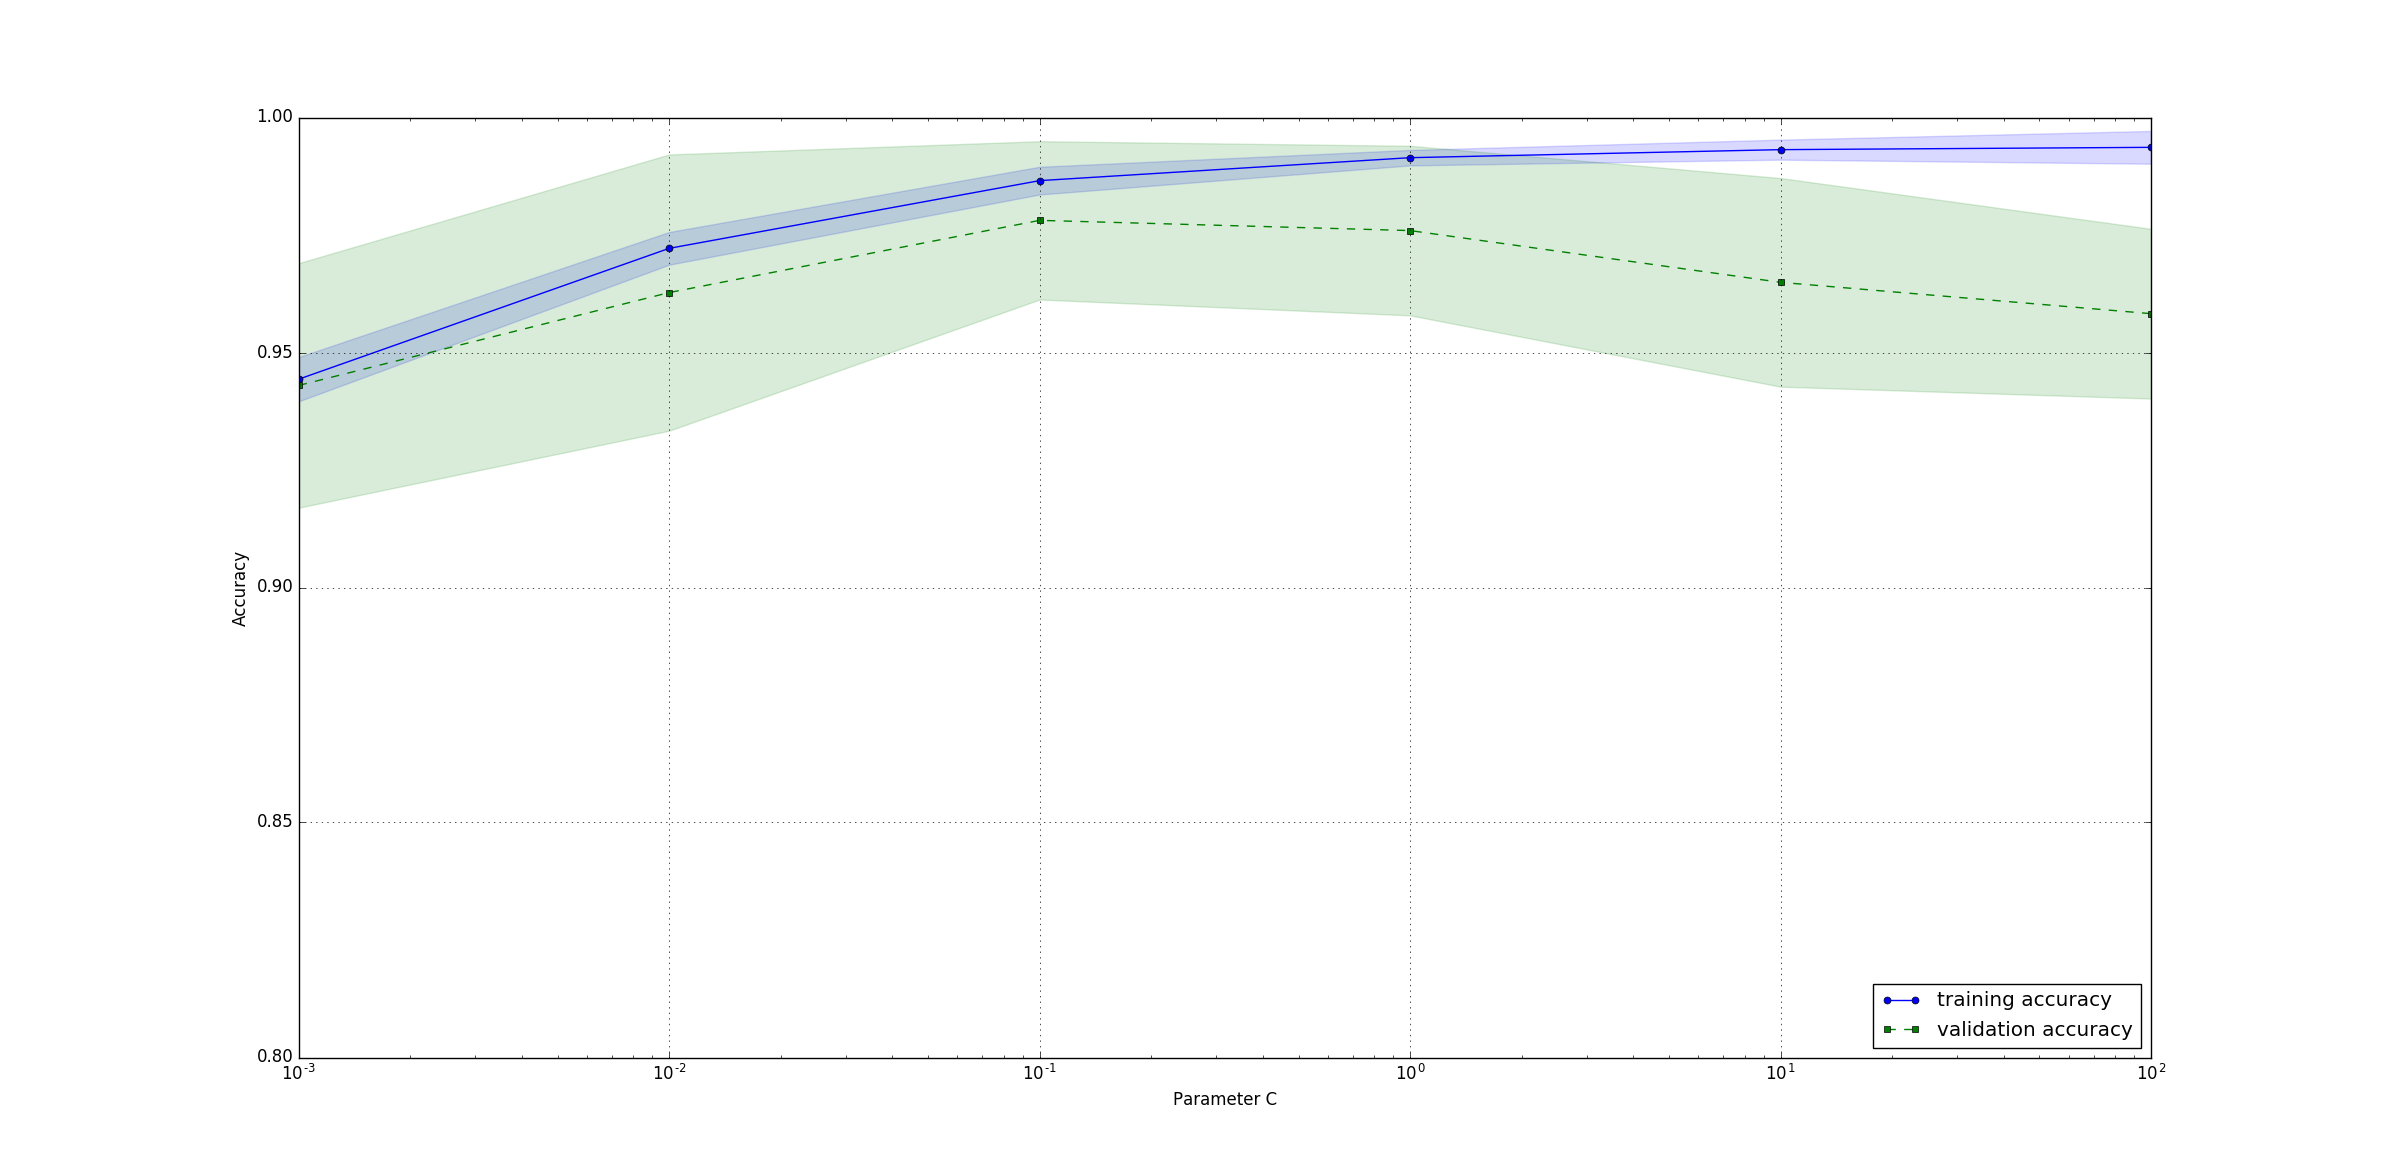

Python code for this plot:
import pandas as pd
import numpy as np
import matplotlib.pyplot as plt
from sklearn.preprocessing import LabelEncoder
from sklearn.cross_validation import train_test_split
from sklearn.preprocessing import StandardScaler
from sklearn.decomposition import PCA
from sklearn.linear_model import LogisticRegression
from sklearn.pipeline import Pipeline
from sklearn.cross_validation import StratifiedKFold
from sklearn.cross_validation import cross_val_score
from sklearn.learning_curve import learning_curve, validation_curve

# This program introduces validation curves, which are essential
# in reducing over or under fitting of the learning algorithm.

df = pd.read_csv('https://archive.ics.uci.edu/ml/machine-learning-databases'+\
        '/breast-cancer-wisconsin/wdbc.data', header=None)
X = df.loc[:, 2:].values
y = df.loc[:, 1].values

# All malignant tumors will be represented as class 1, otherwise, class 0
le = LabelEncoder()
y = le.fit_transform(y)

X_train, X_test, y_train, y_test = train_test_split(X, y, \
        test_size=0.20, random_state=1)

pipe_lr = Pipeline([('scl', StandardScaler()), \
        ('clf', LogisticRegression(penalty='l2', \
        random_state=0))])

param_range = [0.001, 0.01, 0.1, 1.0, 10.0, 100.0]
train_scores, test_scores = validation_curve( \
        estimator=pipe_lr, \
        X = X_train, \
        y = y_train, \
        param_name = 'clf__C', \
        param_range = param_range, \
        cv = 10)

train_mean = np.mean(train_scores, axis = 1)
train_std = np.std(train_scores, axis = 1)
test_mean = np.mean(test_scores, axis = 1)
test_std = np.std(test_scores, axis = 1)

plt.plot(param_range, train_mean, color='blue', \
        marker='o', markersize=5, label='training accuracy')
plt.fill_between(param_range, train_mean + train_std, \
        train_mean - train_std, alpha=0.15, color='blue')

plt.plot(param_range, test_mean, color='green', \
        linestyle='--', marker='s', markersize=5, \
        label='validation accuracy')
plt.fill_between(param_range, test_mean + test_std, \
        test_mean - test_std, color='green', \
        alpha=0.15)

plt.grid()
plt.xscale('log')
plt.legend(loc='lower right')
plt.xlabel('Parameter C')
plt.ylabel('Accuracy')
plt.ylim([0.8, 1.0])
plt.show()
